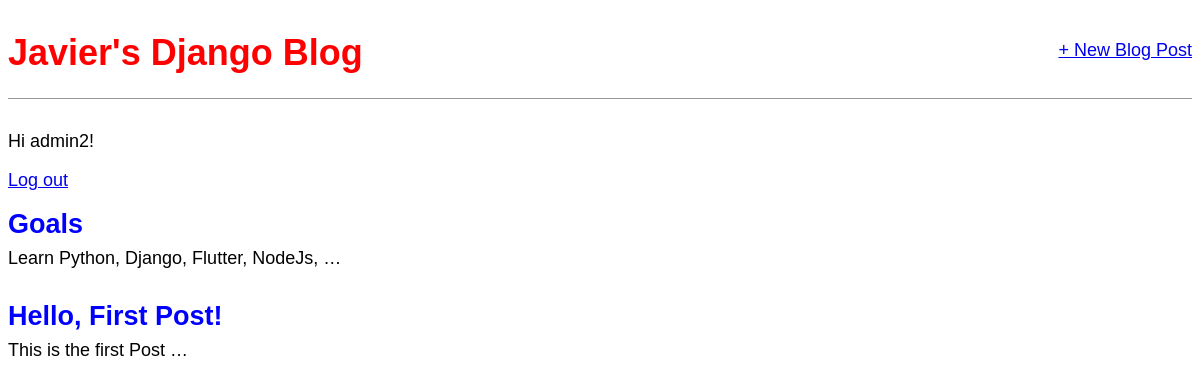
The app's page / (signed in), older data.
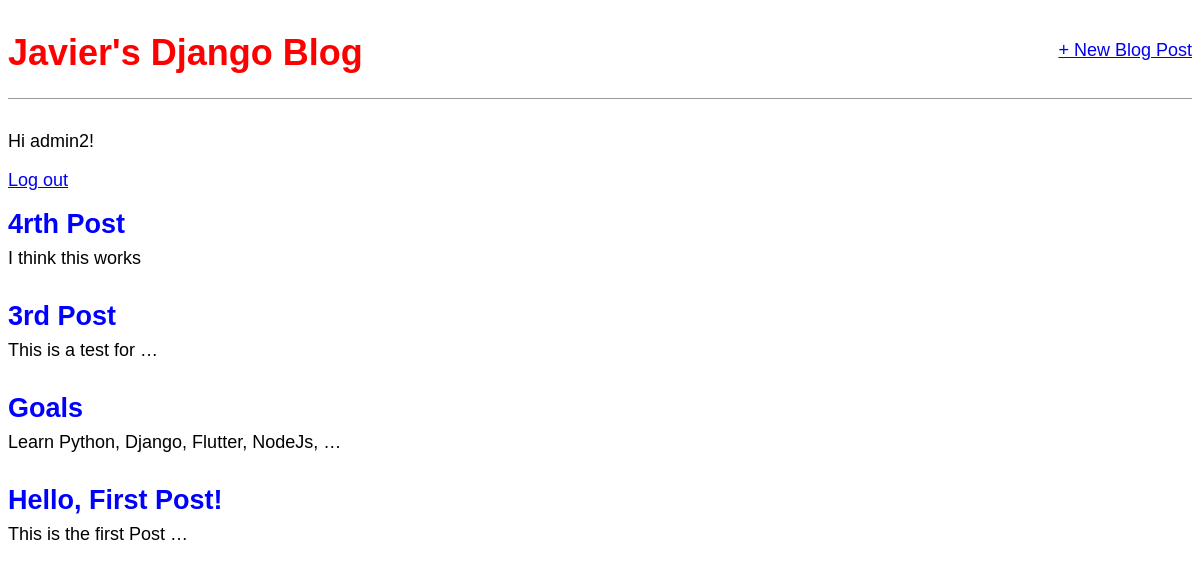
The same page, newer data.
### blog/models.py (models this page shows, shortened)
class Post(models.Model):
    title = models.CharField(max_length=200)
    author = models.ForeignKey(User, on_delete=models.CASCADE)
    body = models.TextField()

### blog/views.py (the view)
# urls.py: path('', BlogListView.as_view(), name='home'),
class BlogListView(ListView):
    model = Post
    template_name = 'home.html'

### templates/home.html
{% extends 'base.html' %}
{% block content %}
    {% for post in object_list reversed %}
    <div class="post-entry">
        <h2><a href="{% url 'post_detail' post.pk %}">{{ post.title }}</a></h2>
        <p>{{ post.body|truncatewords:5}}</p>
    </div>
    {% endfor %}
{% endblock content %}

Row changes from the older to the newer data that the page shows:
added Post: title "4rth Post", body "I think this works"
added Post: title "3rd Post", body "This is a test for …"
